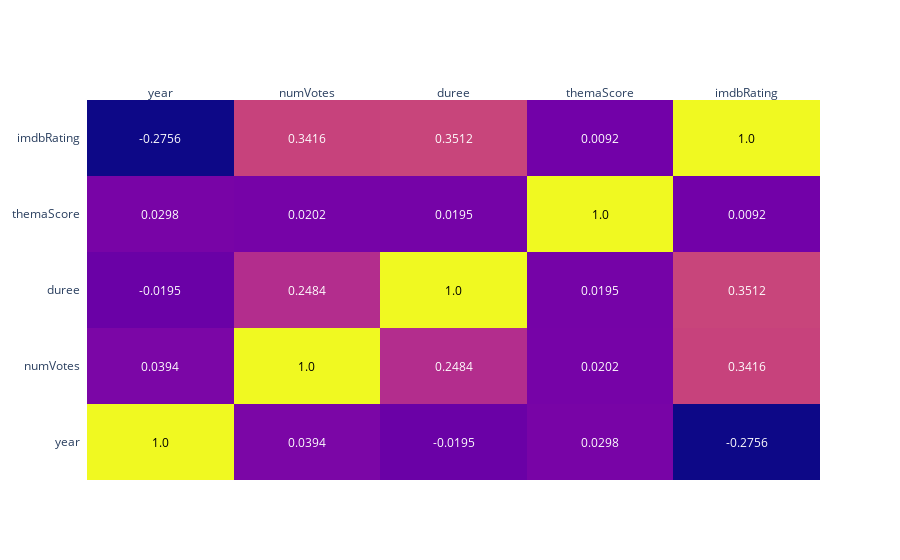

The code cell stored with this chart in its notebook:
### Code cell
corr_matrix = round(dfduree.corr(), 4)

fig = ff.create_annotated_heatmap(corr_matrix.values,
                                  x = corr_matrix.columns.values.tolist(),
                                  y = corr_matrix.index.values.tolist(),
                                  )

fig.show()

### Figure 1 — Plotly figure (JSON) as saved in the notebook; plotly's stock layout.template omitted (floating-point values rounded to 4 significant figures)
{"data": [{"colorscale": [[0, "#0d0887"], [0.1111, "#46039f"], [0.2222, "#7201a8"], [0.3333, "#9c179e"], [0.4444, "#bd3786"], [0.5556, "#d8576b"], [0.6667, "#ed7953"], [0.7778, "#fb9f3a"], [0.8889, "#fdca26"], [1, "#f0f921"]], "reversescale": false, "showscale": false, "type": "heatmap", "x": ["year", "numVotes", "duree", "themaScore", "imdbRating"], "y": ["year", "numVotes", "duree", "themaScore", "imdbRating"], "z": [[1, 0.0394, -0.0195, 0.0298, -0.2756], [0.0394, 1, 0.2484, 0.0202, 0.3416], [-0.0195, 0.2484, 1, 0.0195, 0.3512], [0.0298, 0.0202, 0.0195, 1, 0.0092], [-0.2756, 0.3416, 0.3512, 0.0092, 1]]}], "layout": {"annotations": [{"font": {"color": "#000000"}, "showarrow": false, "text": "1.0", "x": "year", "xref": "x", "y": "year", "yref": "y"}, {"font": {"color": "#FFFFFF"}, "showarrow": false, "text": "0.0394", "x": "numVotes", "xref": "x", "y": "year", "yref": "y"}, {"font": {"color": "#FFFFFF"}, "showarrow": false, "text": "-0.0195", "x": "duree", "xref": "x", "y": "year", "yref": "y"}, {"font": {"color": "#FFFFFF"}, "showarrow": false, "text": "0.0298", "x": "themaScore", "xref": "x", "y": "year", "yref": "y"}, {"font": {"color": "#FFFFFF"}, "showarrow": false, "text": "-0.2756", "x": "imdbRating", "xref": "x", "y": "year", "yref": "y"}, {"font": {"color": "#FFFFFF"}, "showarrow": false, "text": "0.0394", "x": "year", "xref": "x", "y": "numVotes", "yref": "y"}, {"font": {"color": "#000000"}, "showarrow": false, "text": "1.0", "x": "numVotes", "xref": "x", "y": "numVotes", "yref": "y"}, {"font": {"color": "#FFFFFF"}, "showarrow": false, "text": "0.2484", "x": "duree", "xref": "x", "y": "numVotes", "yref": "y"}, {"font": {"color": "#FFFFFF"}, "showarrow": false, "text": "0.0202", "x": "themaScore", "xref": "x", "y": "numVotes", "yref": "y"}, {"font": {"color": "#FFFFFF"}, "showarrow": false, "text": "0.3416", "x": "imdbRating", "xref": "x", "y": "numVotes", "yref": "y"}, {"font": {"color": "#FFFFFF"}, "showarrow": false, "text": "-0.0195", "x": "year", "xref": "x", "y": "duree", "yref": "y"}, {"font": {"color": "#FFFFFF"}, "showarrow": false, "text": "0.2484", "x": "numVotes", "xref": "x", "y": "duree", "yref": "y"}, {"font": {"color": "#000000"}, "showarrow": false, "text": "1.0", "x": "duree", "xref": "x", "y": "duree", "yref": "y"}, {"font": {"color": "#FFFFFF"}, "showarrow": false, "text": "0.0195", "x": "themaScore", "xref": "x", "y": "duree", "yref": "y"}, {"font": {"color": "#FFFFFF"}, "showarrow": false, "text": "0.3512", "x": "imdbRating", "xref": "x", "y": "duree", "yref": "y"}, {"font": {"color": "#FFFFFF"}, "showarrow": false, "text": "0.0298", "x": "year", "xref": "x", "y": "themaScore", "yref": "y"}, {"font": {"color": "#FFFFFF"}, "showarrow": false, "text": "0.0202", "x": "numVotes", "xref": "x", "y": "themaScore", "yref": "y"}, {"font": {"color": "#FFFFFF"}, "showarrow": false, "text": "0.0195", "x": "duree", "xref": "x", "y": "themaScore", "yref": "y"}, {"font": {"color": "#000000"}, "showarrow": false, "text": "1.0", "x": "themaScore", "xref": "x", "y": "themaScore", "yref": "y"}, {"font": {"color": "#FFFFFF"}, "showarrow": false, "text": "0.0092", "x": "imdbRating", "xref": "x", "y": "themaScore", "yref": "y"}, {"font": {"color": "#FFFFFF"}, "showarrow": false, "text": "-0.2756", "x": "year", "xref": "x", "y": "imdbRating", "yref": "y"}, {"font": {"color": "#FFFFFF"}, "showarrow": false, "text": "0.3416", "x": "numVotes", "xref": "x", "y": "imdbRating", "yref": "y"}, {"font": {"color": "#FFFFFF"}, "showarrow": false, "text": "0.3512", "x": "duree", "xref": "x", "y": "imdbRating", "yref": "y"}, {"font": {"color": "#FFFFFF"}, "showarrow": false, "text": "0.0092", "x": "themaScore", "xref": "x", "y": "imdbRating", "yref": "y"}, {"font": {"color": "#000000"}, "showarrow": false, "text": "1.0", "x": "imdbRating", "xref": "x", "y": "imdbRating", "yref": "y"}], "xaxis": {"dtick": 1, "gridcolor": "rgb(0, 0, 0)", "side": "top", "ticks": ""}, "yaxis": {"dtick": 1, "ticks": "", "ticksuffix": "  "}}}
